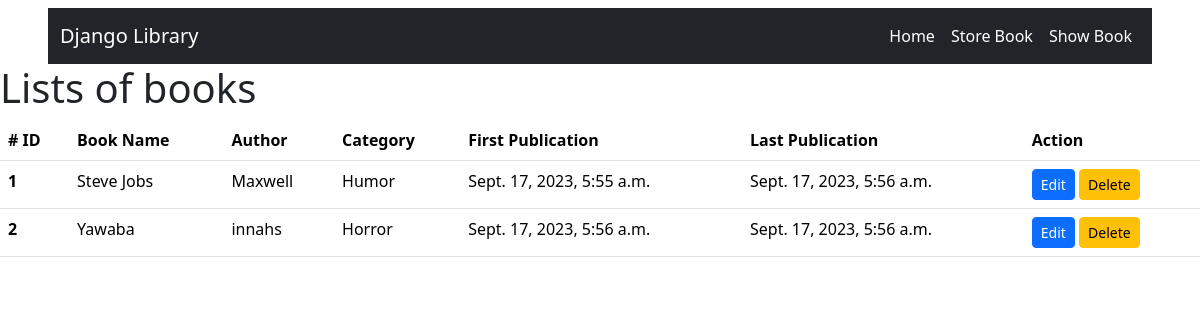
/show_books/, run on the app's committed database.
### book/models.py (models this page shows)
class BookStoreModel(models.Model):
    category = (
        ('Mystery','Mystery'),
        ('Thriller','Thriller'),
        ('Sci-Fi','Sci-Fi'),
        ('Humor','Humor'),
        ('Horror', 'Horror'),
    )
    id = models.IntegerField(primary_key=True)
    book_name = models.CharField(max_length=30)
    author = models.CharField(max_length=30)
    category = models.CharField(max_length=30,choices=category)
    first_pub = models.DateTimeField(auto_now_add=True)
    last_pub = models.DateTimeField(auto_now=True)

### book/views.py (the view)
# urls.py: path('show_books/', show_books, name='showbook'),
def show_books(request):
    book = BookStoreModel.objects.all()
    return render(request, 'show_book.html', {'data':book})

### book/templates/show_book.html
{% extends 'base.html' %} {% block start %}
<h1>Lists of books</h1>
{% if data %}
<table class="table">
  <thead>
    <tr>
      <th scope="col"># ID</th>
      <th scope="col">Book Name</th>
      <th scope="col">Author</th>
      <th scope="col">Category</th>
      <th scope="col">First Publication</th>
      <th scope="col">Last Publication</th>
      <th scope="col">Action</th>
    </tr>
  </thead>
  <tbody>
    {% for item in data %}
    <tr>
      <th scope="row">{{item.id}}</th>
      <td>{{item.book_name}}</td>
      <td>{{item.author}}</td>
      <td>{{item.category}}</td>
      <td>{{item.first_pub}}</td>
      <td>{{item.last_pub}}</td>
      <td>
        <a href="{% url 'editbook' id=item.id %}" class="btn btn-primary btn-sm"
          >Edit</a
        >
        <a
          href="{% url 'deletebook' id=item.id %}"
          class="btn btn-warning btn-sm"
          >Delete</a
        >
      </td>
    </tr>
    {% endfor %}
  </tbody>
</table>
{% else %}
<h2>No data available</h2>
{% endif %} {% endblock %}

### book/templates/base.html (shortened to what this page needs)
<!DOCTYPE html>
<html>
  <head>
    <link
      href="https://cdn.jsdelivr.net/npm/bootstrap@5.3.1/dist/css/bootstrap.min.css"
      rel="stylesheet"
    />
  </head>
  <body>
    <nav class="navbar navbar-expand-lg bg-dark text-white ms-5 me-5 mt-2">
      <div class="container-fluid">
        <a class="navbar-brand text-white" href="#">Django Library</a>
        <div
          class="collapse navbar-collapse justify-content-end"
          id="navbarNav"
        >
          <ul class="navbar-nav">
            <li class="nav-item">
              <a
                class="nav-link active text-white"
                aria-current="page"
                href="{% url 'homepage' %}"
                >Home</a
              >
            </li>
            <li class="nav-item">
              <a class="nav-link text-white" href="{% url 'storebook' %}"
                >Store Book</a
              >
            </li>
            <li class="nav-item">
              <a class="nav-link text-white" href="{% url 'showbook' %}"
                >Show Book</a
              >
            </li>
          </ul>
        </div>
      </div>
    </nav>
    {% block start %} {% endblock %}
  </body>
</html>

### data on the page
BookStoreModel: id "1", book_name "Steve Jobs", author "Maxwell", category "Humor", first_pub "Sept. 17, 2023, 5:55 a.m.", last_pub "Sept. 17, 2023, 5:56 a.m."
BookStoreModel: id "2", book_name "Yawaba", author "innahs", category "Horror", first_pub "Sept. 17, 2023, 5:56 a.m.", last_pub "Sept. 17, 2023, 5:56 a.m."
